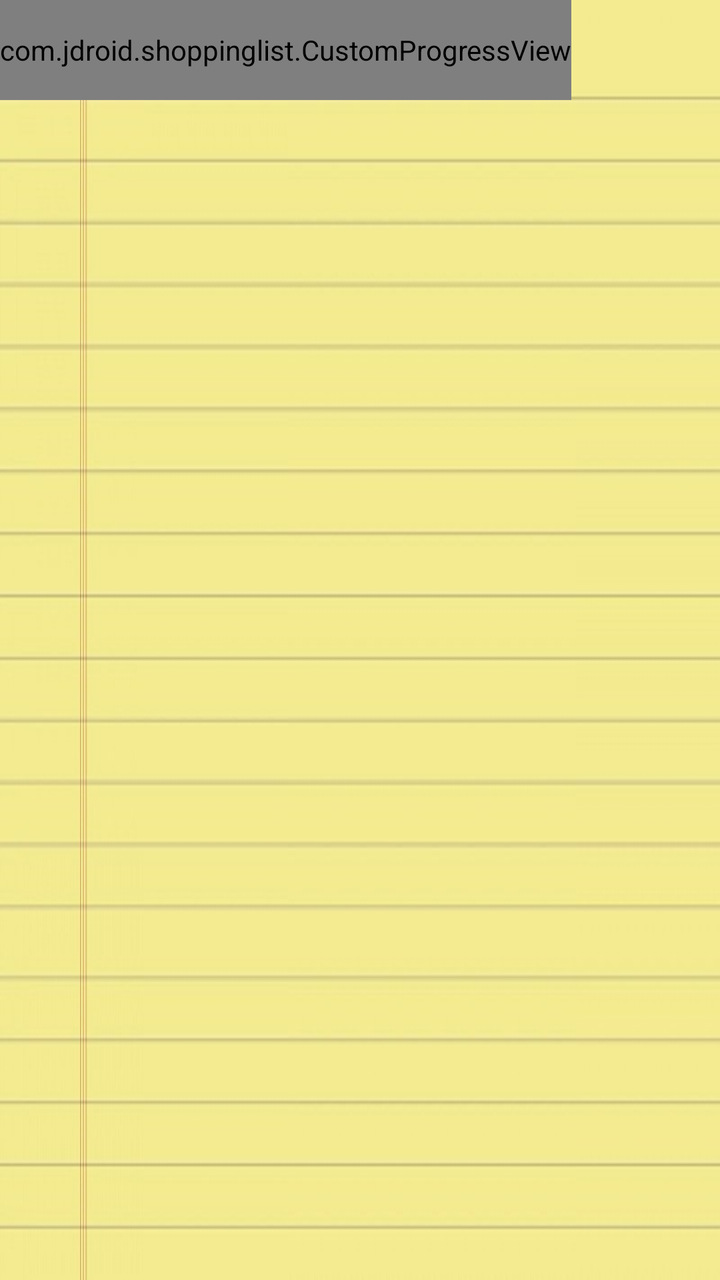
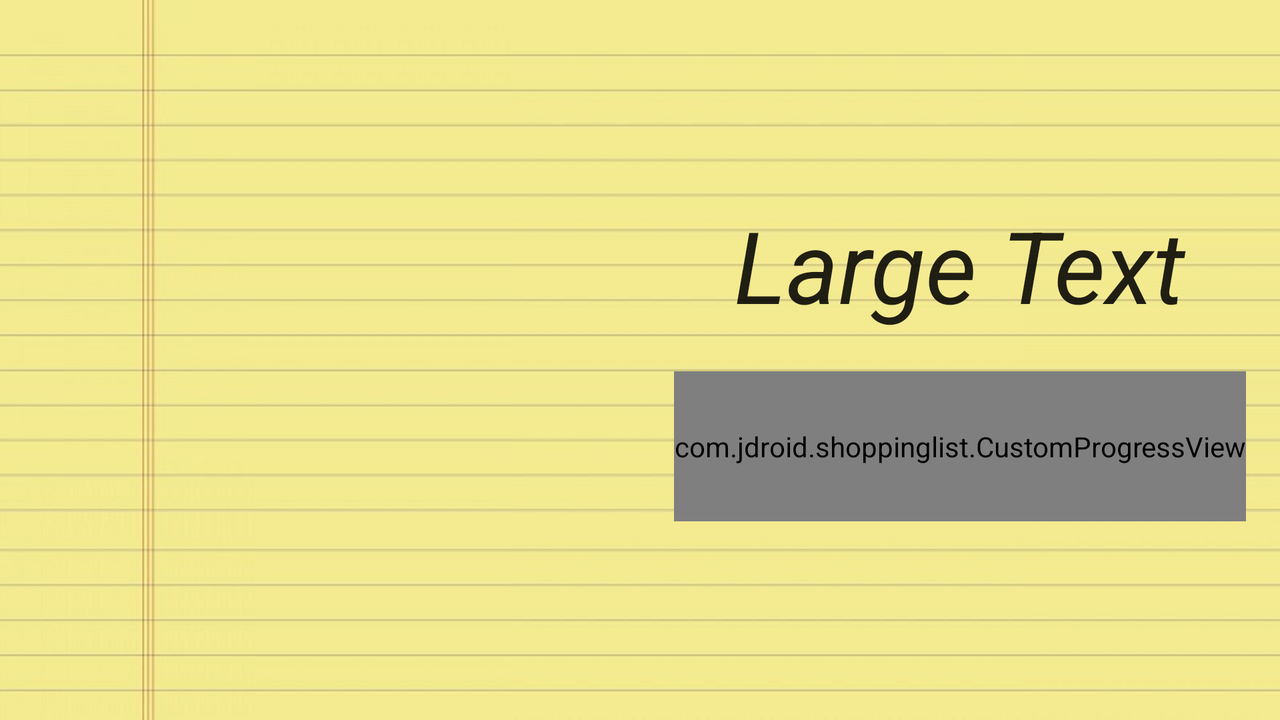

Compare how this app lays out the same screen by default and in its alternative resource folder. The renders come first, then the two layout files and the values they reference.
<!-- AndroidManifest.xml: application theme AppTheme -->
<!-- res/layout/activity_detail_list.xml -->
<LinearLayout xmlns:android="http://schemas.android.com/apk/res/android"
    xmlns:tools="http://schemas.android.com/tools"
    android:layout_width="match_parent"
    android:layout_height="match_parent"
    android:paddingLeft="@dimen/activity_horizontal_margin"
    android:paddingRight="@dimen/activity_horizontal_margin"
    android:paddingTop="@dimen/activity_vertical_margin"
    android:paddingBottom="@dimen/activity_vertical_margin"
    android:orientation="vertical"
    android:id="@+id/activity_detail_list"
    android:background="@drawable/background"
    tools:context="com.jdroid.shoppinglist.DetailList">



    <com.jdroid.shoppinglist.CustomProgressView
        android:id="@+id/custom_progress_bar"
        android:layout_width="wrap_content"
        android:layout_height="50dp"
        />

    <ListView
        android:paddingLeft="30dp"
        android:paddingTop="16dp"
        android:layout_width="wrap_content"
        android:layout_height="400dp"
        android:id="@+id/lv_items"
        android:divider="@null"
        />

    <ProgressBar
        android:id="@+id/progressBar1"
        style="?android:attr/progressBarStyleLarge"
        android:layout_width="match_parent"
        android:layout_height="match_parent"
        android:layout_centerVertical="true"
        android:layout_centerHorizontal="true"
        android:visibility="gone"/>





</LinearLayout>
<!-- resources referenced by this layout -->
<resources>
  <!-- drawable background: jpg bitmap (drawable, 48728 bytes) -->
  <!-- from res/values-v14/ -->
  <style name="AppTheme" parent="Theme.AppCompat.Light.DarkActionBar">
          
          <item name="android:actionBarStyle">@style/ActionBar.Solid.ShoppingList</item>
      </style>
  <!-- from res/values-v14/ -->
  <style name="ActionBar.Solid.ShoppingList" parent="@style/Widget.AppCompat.Light.ActionBar.Solid.Inverse">
          <item name="android:background">@drawable/actionbar_background</item>
      </style>
  <!-- drawable actionbar_background: png bitmap (drawable, 67951 bytes) -->
</resources>
<!-- res/layout-land/activity_detail_list.xml (the repository's variant of the layout above) -->
<!-- drawn on the phone turned sideways -->
<RelativeLayout xmlns:android="http://schemas.android.com/apk/res/android"
    xmlns:tools="http://schemas.android.com/tools"
    android:layout_width="match_parent"
    android:layout_height="match_parent"
    android:orientation="vertical"
    android:id="@+id/activity_detail_list"
    android:background="@drawable/background"
    tools:context="com.jdroid.shoppinglist.DetailList">


    <LinearLayout
        android:orientation="horizontal"
        android:id="@+id/linearLayoutDetails"
        android:layout_width="fill_parent"
        android:layout_height="fill_parent"
        android:gravity="center"
        >


        <ListView
            android:layout_marginLeft="16dp"
            android:paddingTop="16dp"
            android:layout_width="wrap_content"
            android:layout_height="wrap_content"
            android:layout_weight="0.1"
            android:id="@+id/lv_items"
            android:divider="@null"
            />

        <LinearLayout
            android:orientation="vertical"
            android:layout_width="fill_parent"
            android:layout_height="fill_parent"
            android:layout_weight="0.1"
            android:gravity="center">

            <TextView
                android:layout_width="wrap_content"
                android:layout_height="wrap_content"
                android:textAppearance="?android:attr/textAppearanceLarge"
                android:text="Large Text"
                android:fontFamily="sans-serif"
                android:textStyle="italic"
                android:textSize="50sp"
                android:id="@+id/percentage" />

            <com.jdroid.shoppinglist.CustomProgressView
                android:id="@+id/custom_progress_bar"
                android:layout_width="wrap_content"
                android:layout_marginTop="20dp"
                android:layout_height="75dp"
                android:layout_centerVertical="true"
                android:layout_centerHorizontal="true"
                />


        </LinearLayout>








    </LinearLayout>



    <ProgressBar
        android:id="@+id/progressBar1"
        style="?android:attr/progressBarStyleLarge"
        android:layout_width="wrap_content"
        android:layout_height="wrap_content"
        android:layout_alignParentLeft="@id/linearLayoutDetails"
        android:layout_alignParentStart="@id/linearLayoutDetails"
        android:layout_centerVertical="true"
        android:layout_centerHorizontal="true"
        android:visibility="gone"/>


</RelativeLayout>
